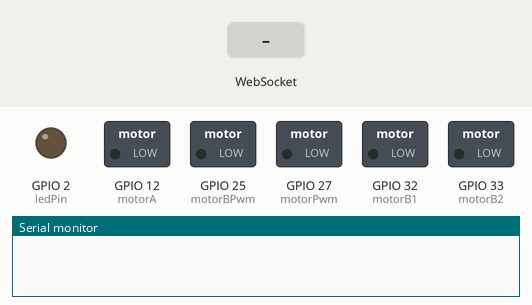
This sketch was run on a simulated ESP32. Shown: switched loads named in the sketch (green lamp = pin HIGH), output pins drawn as LEDs (lit = HIGH), the last lines printed to the serial monitor. The test bench sets the inputs (shaded band). WiFi joins after 1.5 s; servers stay silent unless stated.

Above: at 0.1 s.
At 3.2 s:
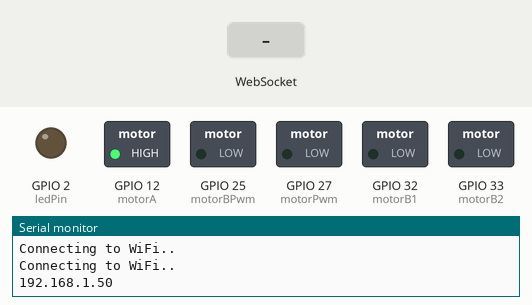
3.3 s: WebSocket text "toggle" received
At 4.0 s:
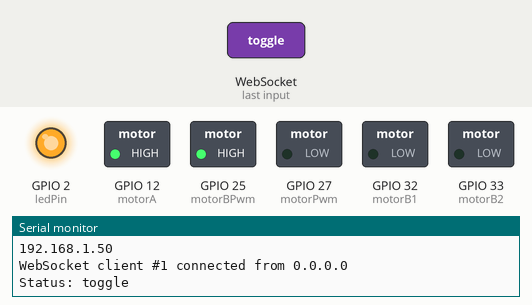
4.8 s: WebSocket text "&" received
6.3 s: WebSocket text "speed" received
Timing chart, 0 to 9.3 s (numbered marks = the images above; inputs shaded):
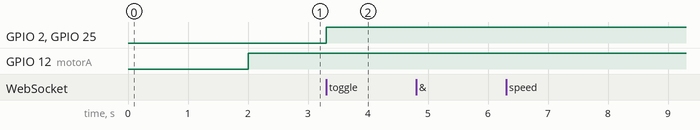

Measured:
- after the input at 3.3 s, GPIO 2 (ledPin), GPIO 25 (motorBPwm): LOW → HIGH at once

The sketch:

espWebSocket-motorSteer.ino
```cpp
// Import required libraries
#include <WiFi.h>
#include <AsyncTCP.h>
#include <ESPAsyncWebServer.h>

// Replace with your network credentials
const char *ssid = "@wifiRoot";
const char *password = "test225610!";

bool ledState = 0;
const int ledPin = 2;
String message = "";
String status = "";
String value = "";

int motorPwm = 27;
int motorA = 12;
int motorBPwm = 25;
int motorB1 = 32;
int motorB2 = 33;
int pwm = 0;
int currentSteer = 0;

// Create AsyncWebServer object on port 80
AsyncWebServer server(80);
AsyncWebSocket ws("/ws");

const char index_html[] PROGMEM = R"rawliteral(
<!DOCTYPE html>
<html lang="en">
<head>
  <meta charset="UTF-8">
  <meta name="viewport" content="width=device-width, initial-scale=1.0">
  <title>RC Controller</title>
</head>
<body>
  <h1>RC Controller</h1>
    <div class="controller">
      <h1 id="connect"></h1>
    </div>

  <script>
    const h1 = document.getElementById("connect");
    h1.innerText = `connnect ws to this link  ws://${window.location.hostname}/ws`
  </script>

</body>
</html>
)rawliteral";

void notifyClients()
{
  ws.textAll(String(ledState));
}

void handleWebSocketMessage(void *arg, uint8_t *data, size_t len)
{
  AwsFrameInfo *info = (AwsFrameInfo *)arg;
  if (info->final && info->index == 0 && info->len == len && info->opcode == WS_TEXT)
  {
    data[len] = 0;
    message = (char *)data;

    status = message.substring(0, message.indexOf("&"));
    value = message.substring(message.indexOf("&") + 1, message.length());

    Serial.print("Status: ");
    Serial.println(status);

    if (status == "speed")
    {
      int intValue = value.toInt();
      int pwmMax = 255;
      pwm = pwmMax * intValue / 100;
      Serial.print("Speed Increase ");
      Serial.println(pwm);
    }

    if (status == "steer")
    {
      if(value.toInt() > 50 && currentSteer < 50) {
        currentSteer = value.toInt();
        digitalWrite(motorB1, 1);
        digitalWrite(motorB2, 0);
        delay(500);
        digitalWrite(motorB1, 0);
        Serial.print("Steer CW:");
        Serial.println(currentSteer);
      } else if(value.toInt() < 50 && currentSteer > 50) {
        currentSteer = value.toInt();
        digitalWrite(motorB1, 0);
        digitalWrite(motorB2, 1);
        delay(500);
        digitalWrite(motorB2, 0);
        Serial.print("Steer CCW:");
        Serial.println(currentSteer);
      }
    }

    if (status == "toggle")
    {
      ledState = !ledState;
      notifyClients();
    }
  }
}

void onEvent(AsyncWebSocket *server, AsyncWebSocketClient *client, AwsEventType type,
             void *arg, uint8_t *data, size_t len)
{
  switch (type)
  {
  case WS_EVT_CONNECT:
    Serial.printf("WebSocket client #%u connected from %s\n", client->id(), client->remoteIP().toString().c_str());
    break;
  case WS_EVT_DISCONNECT:
    Serial.printf("WebSocket client #%u disconnected\n", client->id());
    break;
  case WS_EVT_DATA:
    handleWebSocketMessage(arg, data, len);
    break;
  case WS_EVT_PONG:
  case WS_EVT_ERROR:
    break;
  }
}

void initWebSocket()
{
  ws.onEvent(onEvent);
  server.addHandler(&ws);
}

String processor(const String &var)
{
  Serial.println(var);
  if (var == "STATE")
  {
    if (ledState)
    {
      return "ON";
    }
    else
    {
      return "OFF";
    }
  }
  return String();
}

void setup()
{
  // Serial port for debugging purposes
  Serial.begin(115200);

  pinMode(ledPin, OUTPUT);
  digitalWrite(ledPin, LOW);
  pinMode(motorA, OUTPUT);
  pinMode(motorB1, OUTPUT);
  pinMode(motorB2, OUTPUT);
  pinMode(motorPwm, OUTPUT);
  pinMode(motorBPwm, OUTPUT);

  // Connect to Wi-Fi
  WiFi.begin(ssid, password);
  while (WiFi.status() != WL_CONNECTED)
  {
    delay(1000);
    Serial.println("Connecting to WiFi..");
  }

  // Print ESP Local IP Address
  Serial.println(WiFi.localIP());

  initWebSocket();

  // Route for root / web page
  server.on("/", HTTP_GET, [](AsyncWebServerRequest *request)
            { request->send_P(200, "text/html", index_html, processor); });

  // Start server
  server.begin();
}

void loop()
{
  ws.cleanupClients();
  digitalWrite(ledPin, ledState);
  digitalWrite(motorA, HIGH);
  if(ledState) {
    analogWrite(motorBPwm, 255);
    analogWrite(motorPwm, pwm);
  } else {
    analogWrite(motorBPwm, 0);
    analogWrite(motorPwm, 0);
  }
}
```
